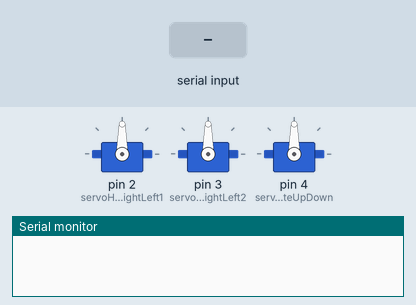
This sketch was run on a simulated Arduino Uno, built with avr-gcc and run on an emulated ATmega328P. Parts: 3 × servo, the last lines printed to the serial monitor. The inputs (shaded band) are chosen by the test bench.

Above: at 1.2 s.
1.3 s: "72!" received over Serial
At 2.0 s:
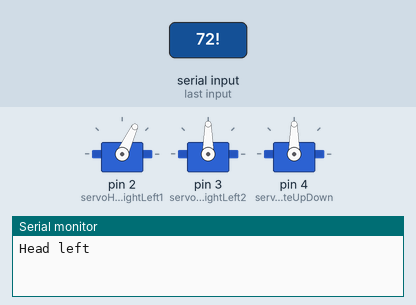
2.8 s: "72!" received over Serial
At 3.1 s:
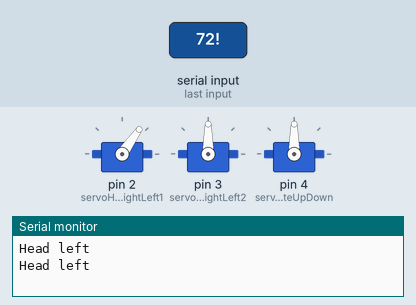
4.3 s: "71!" received over Serial
At 5.4 s:
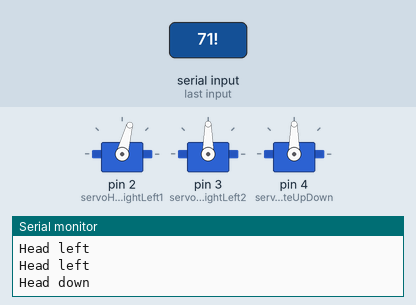
5.8 s: "70!" received over Serial
At 6.6 s:
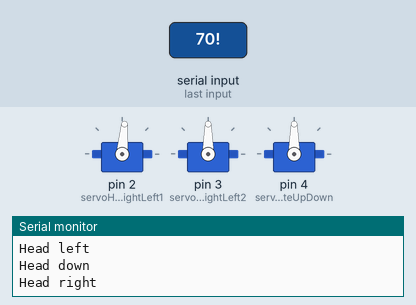
Timing chart, 0 to 8.3 s (numbered marks = the images above; inputs shaded):
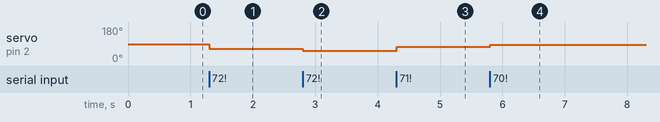

Measured:
- after the input at 1.3 s, servo on pin 2 (servoHeadRotateRightLeft1): 90° → 65° at once
- after the input at 2.8 s, servo on pin 2 (servoHeadRotateRightLeft1): 65° → 55° at once
- after the input at 4.3 s, servo on pin 2 (servoHeadRotateRightLeft1): 55° → 75° at once
- after the input at 5.8 s, servo on pin 2 (servoHeadRotateRightLeft1): 75° → 85° at once

The sketch:

Firmware_V.alpha.1_4.ino
```cpp
/* Created specifically for the Faculty Computer Technology of RTU MIREA
 *Author IVBO-04-20
 * Pavel Tsyngaliov
 * Sergey Pivovarov
 * Victor Iliun
 * Vadim Lavrentiev
 * Stanislav Vasin
 */
#include <Servo.h> // подключаем библиотеку для сервопривода
#include <SoftwareSerial.h>
/*#include <TMRpcm.h>*/ // библиотека для воспроизведения звуковых файлов
Servo servoHeadRotateRightLeft1, servoHeadRotateRightLeft2,servoHeadRotateUpDown;
SoftwareSerial mySerial(10, 11);

String getButton, buttonStatus;
byte angleNowRightLeft1=75;
byte angleNowRightLeft2=75;
byte angleNowUpDown=75;
byte angleLimiterTop ;
byte angleLimiterLow;
// Управление шаговым двигателем
const byte stepPin = 5;
const byte directionPin = 6;
const byte enablePin = 7;
// Выдержка для регулировки скорости вращения
byte delayTime = 20;


class HeadRotate // реализация изменения угла поворота
{
  private:
  int angleRotate, angleTop, angleLow;
  public:
  HeadRotate(int angleNow, int angleLimiterTop, int angleLimiterLow)
  {
    this->angleRotate = angleNow;
    this->angleTop = angleLimiterTop;
    this->angleLow = angleLimiterLow;

  }
  int headRotate(String button, int angleTop, int angleLow)
  {
      if( (button == "70") && angleRotate!=angleTop )
    {
        angleRotate+=5;
    }
    else
    {
        angleRotate-=5;
    }
      if( (button == "72") && angleRotate!=angleLow )
    {
        angleRotate-=5;
    }
    else
    {
        angleRotate+=5;
    }
    return angleRotate;
  }
};
class DriveTo // реализация управления гусеницами робота
{
  public:
  int LetsGo()
  {
    return 0;
  }
};

class HandsMove : public HeadRotate // реализация манипуляторов робота
{

};

class SoundVoice // реализация речи робота
{

};

void setup() {
   Serial.begin(9600); //подключаем последовательный порт
   servoHeadRotateRightLeft1.attach(2);
   servoHeadRotateRightLeft2.attach(3);
   servoHeadRotateUpDown.attach(4);
}

void loop() {
  HeadRotate HeadServo1(angleNowRightLeft1, 0, 0), HeadServo2(angleNowRightLeft2, 0, 0), HeadServo3(angleNowUpDown, 0, 0);
   if (Serial.available())
   {
      getButton = Serial.readStringUntil('!');
      if(getButton == "70" || getButton == "72"){ // Поворот головы вправо/влево
        angleLimiterTop = 160;
        angleLimiterLow = 10;
        if (getButton == "70"){
          buttonStatus = "Head right";
          Serial.println(buttonStatus);
          angleNowRightLeft1=HeadServo1.headRotate(getButton, angleLimiterTop, angleLimiterLow);
          servoHeadRotateRightLeft1.write(angleNowRightLeft1);
          delay(150);
        }
        if (getButton == "72"){
          buttonStatus = "Head left";
          Serial.println(buttonStatus);
          angleNowRightLeft1 = HeadServo1.headRotate(getButton, angleLimiterTop, angleLimiterLow);
          servoHeadRotateRightLeft1.write(angleNowRightLeft1);
          delay(150);
        }
      }
      if(getButton == "71" || getButton == "84"){ // Поворот головы вверх/вниз
        angleLimiterTop = 135;
        angleLimiterLow = 30;
        if (getButton == "84"){
          buttonStatus = "Head up";
          Serial.println(buttonStatus);
          angleNowRightLeft1 = HeadServo1.headRotate(getButton, angleLimiterTop, angleLimiterLow);
          servoHeadRotateRightLeft1.write(angleNowRightLeft1);
          delay(150);
        }
        if (getButton == "71"){
          buttonStatus = "Head down";
          Serial.println(buttonStatus);
          angleNowRightLeft1 = HeadServo3.headRotate(getButton, angleLimiterTop, angleLimiterLow);
          servoHeadRotateRightLeft1.write(angleNowRightLeft1);
          delay(150);
        }
      }
      delay(50);
   }
}
```
